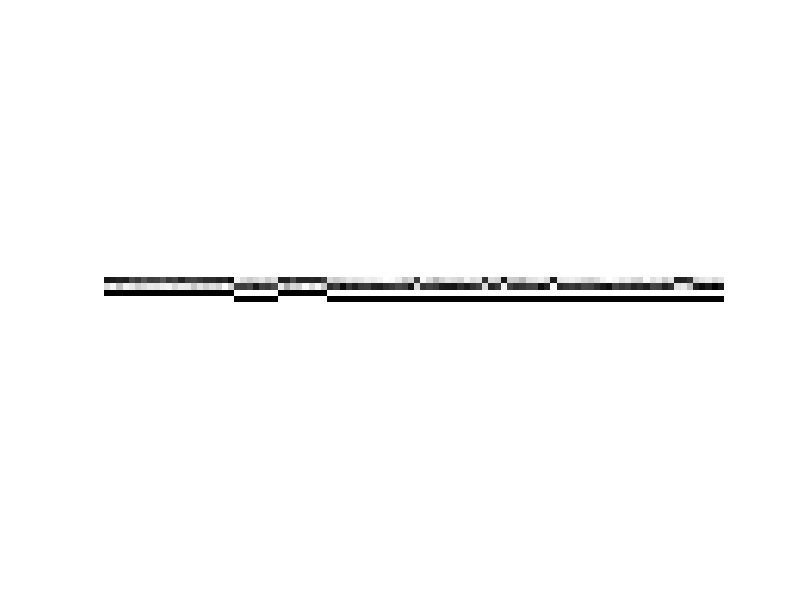

Write the MATLAB code that produced this figure.
I = zeros(2,100);

s = randi(100,[1 5]);

flag0 = rand < 0.5;
flag = flag0;
for j = 1:100
    if min(abs(s-j)) == 0
        flag = not(flag);
    end
    if flag && rand < 0.95
        I(1,j) = normrnd(1,0.1);
        I(2,j) = normrnd(0,0.1);
    else
        I(1,j) = normrnd(0,0.1);
        I(2,j) = normrnd(1,0.1);
    end
end

I = I-min(I(:));
I = I/max(I(:));

% imshow(imresize(I,10,'nearest'))


%%


C = 1-I;

[nRows, nCols] = size(C);

if nRows < 2
    error('not enough rows')
end
if nCols < 2
    error('not enough cols')
end

pathCosts = zeros(size(C));

pathCosts(:,1) = C(:,1);
predecessors = nan(size(C));

for j = 2:nCols
    for i = 1:nRows
        if i == 1
            localCosts = [Inf; pathCosts(i:i+1,j-1)];
        elseif i == nRows
            localCosts = [pathCosts(i-1:i,j-1); Inf];
        else
            localCosts = pathCosts(i-1:i+1,j-1);
        end
        localCosts = localCosts.*[1.3; 1; 1.3];
        [m,im] = min(localCosts);
        updatedCost = m+C(i,j);
        pathCosts(i,j) = updatedCost;
        predecessors(i,j) = i+im-2;
    end
end

%%

[~,im] = min(pathCosts(:,nCols));

rPath = zeros(1,nCols);
rPath(nCols) = im;
for j = nCols-1:-1:1
    rPath(j) = predecessors(rPath(j+1),j+1);
end

%%

P = zeros(size(I));

for j = 1:nCols
    P(rPath(j),j) = 1;
end

% imshow(P)

%%

imshow(imresize([I; P],10,'nearest'))